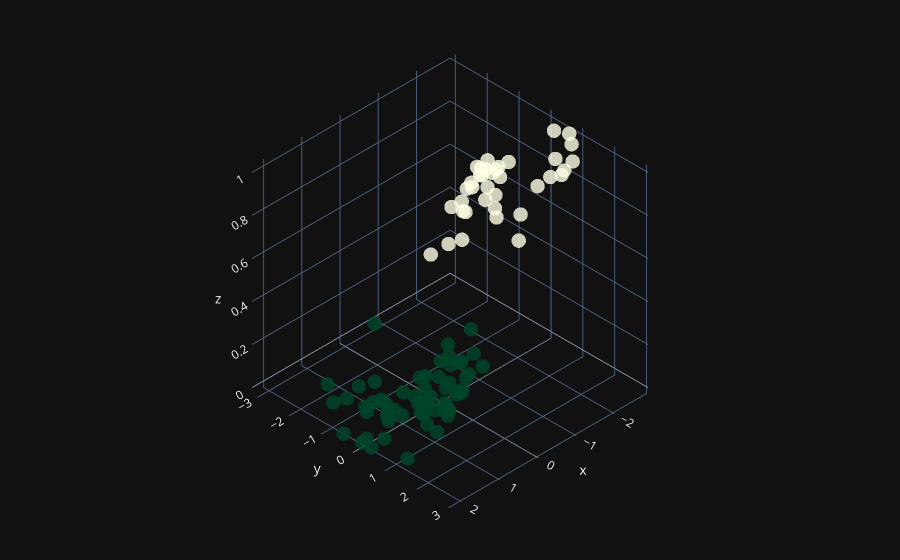

The cell this chart's notebook holds for it:
### Markdown cell above
# Affichage 3D de la fonction de décision

### Code cell
fig = go.Figure(data=[go.Scatter3d( 
    x=X[:, 0].flatten(),
    y=X[:, 1].flatten(),
    z=y.flatten(),
    mode='markers',
    marker=dict(
        size=5,
        color=y.flatten(),                
        colorscale='YlGn',  
        opacity=0.8,
        reversescale=True
    )
)])

fig.update_layout(template= "plotly_dark", margin=dict(l=0, r=0, b=0, t=0))
fig.layout.scene.camera.projection.type = "orthographic"
fig.show()
